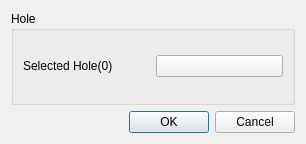
<?xml version="1.0" encoding="UTF-8"?>
<ui version="4.0">
 <class>FillHoleDialog</class>
 <widget class="QDialog" name="FillHoleDialog">
  <property name="geometry">
   <rect>
    <x>0</x>
    <y>0</y>
    <width>306</width>
    <height>144</height>
   </rect>
  </property>
  <property name="windowTitle">
   <string>Dialog</string>
  </property>
  <layout class="QGridLayout" name="gridLayout_2">
   <item row="0" column="0">
    <widget class="QGroupBox" name="groupBox">
     <property name="title">
      <string>Hole</string>
     </property>
     <layout class="QGridLayout" name="gridLayout">
      <item row="0" column="0">
       <widget class="QLabel" name="label">
        <property name="text">
         <string>Selected Hole(0)</string>
        </property>
       </widget>
      </item>
      <item row="0" column="1">
       <widget class="QPushButton" name="geoSelectSurface_1">
        <property name="styleSheet">
         <string notr="true">background-image: url(:/QUI/geometry/selectface.png);</string>
        </property>
        <property name="text">
         <string/>
        </property>
       </widget>
      </item>
     </layout>
    </widget>
   </item>
   <item row="1" column="0">
    <widget class="QDialogButtonBox" name="buttonBox">
     <property name="orientation">
      <enum>Qt::Horizontal</enum>
     </property>
     <property name="standardButtons">
      <set>QDialogButtonBox::Cancel|QDialogButtonBox::Ok</set>
     </property>
    </widget>
   </item>
  </layout>
 </widget>
 <resources>
  <include location="../qrc/qianfan.qrc"/>
 </resources>
 <connections>
  <connection>
   <sender>buttonBox</sender>
   <signal>accepted()</signal>
   <receiver>FillHoleDialog</receiver>
   <slot>accept()</slot>
   <hints>
    <hint type="sourcelabel">
     <x>248</x>
     <y>254</y>
    </hint>
    <hint type="destinationlabel">
     <x>157</x>
     <y>274</y>
    </hint>
   </hints>
  </connection>
  <connection>
   <sender>buttonBox</sender>
   <signal>rejected()</signal>
   <receiver>FillHoleDialog</receiver>
   <slot>reject()</slot>
   <hints>
    <hint type="sourcelabel">
     <x>316</x>
     <y>260</y>
    </hint>
    <hint type="destinationlabel">
     <x>286</x>
     <y>274</y>
    </hint>
   </hints>
  </connection>
 </connections>
</ui>
